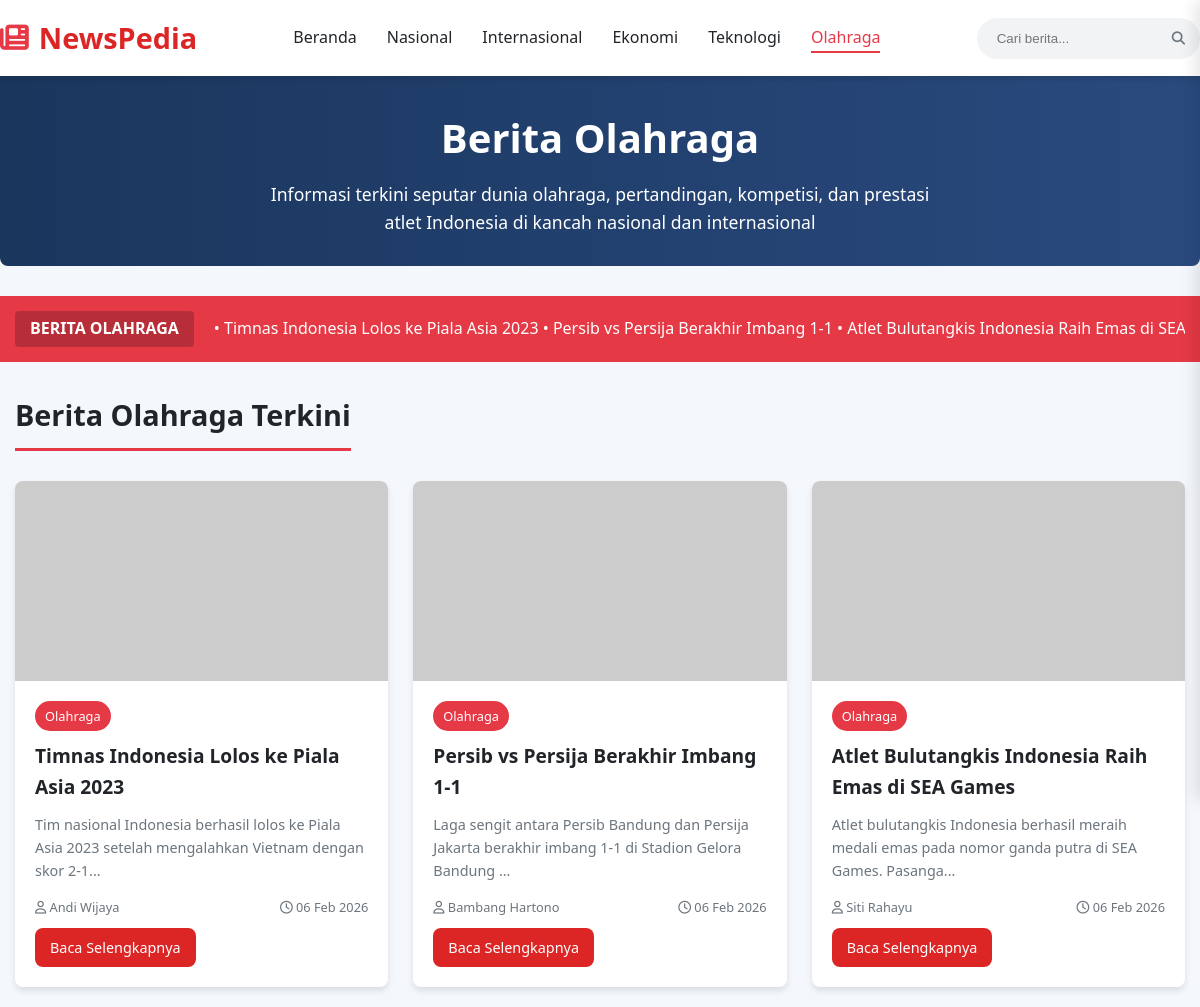
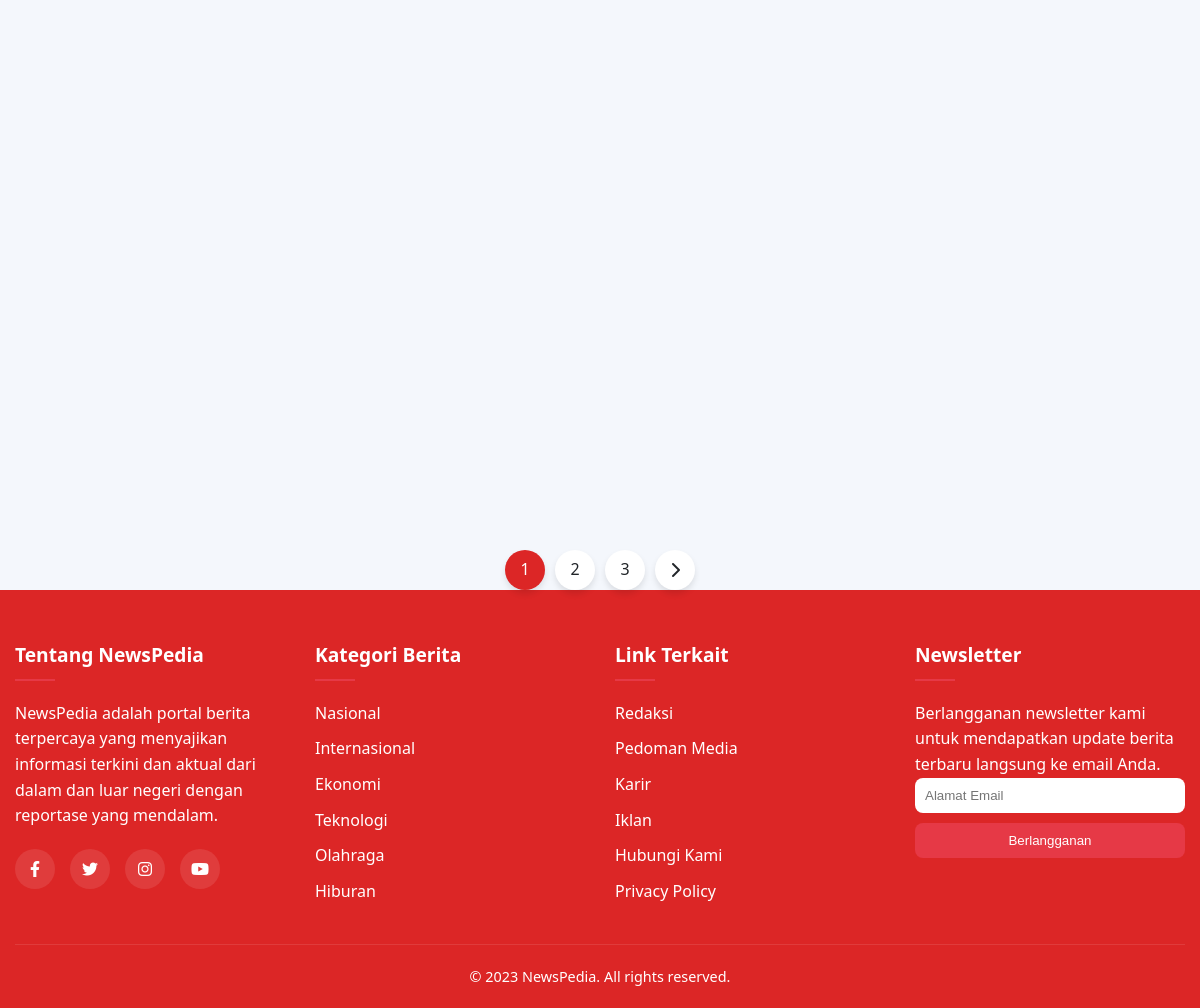
The app's page /olahraga.php with its own data (2 pictures, top to bottom).
### tables this page shows
CREATE TABLE berita (
    id INT(11) PRIMARY KEY AUTO_INCREMENT,
    judul VARCHAR(255) NOT NULL,
    isi TEXT NOT NULL,
    kategori ENUM('nasional', 'internasional', 'ekonomi', 'teknologi', 'olahraga') NOT NULL,
    gambar VARCHAR(255) NOT NULL,
    penulis VARCHAR(100) NOT NULL,
    tanggal_publish DATETIME DEFAULT CURRENT_TIMESTAMP
);

### config.php (called while the page is built, shortened)
<?php
if (!function_exists('getBerita')) {
    function getBerita($koneksi, $limit = null, $kategori = null, $search = null) {
        $query = "SELECT * FROM berita WHERE 1=1";
        if ($kategori) {
            $kategori_clean = mysqli_real_escape_string($koneksi, $kategori);
            $query .= " AND kategori = '$kategori_clean'";
        }
        $query .= " ORDER BY tanggal_publish DESC";
        $result = mysqli_query($koneksi, $query);
        $berita = [];
        while ($row = mysqli_fetch_assoc($result)) {
            $berita[] = $row;
        }
        return $berita;
    }
}
?>

### olahraga.php (the view, shortened to what this page needs)
<?php
include 'config.php';
$berita_olahraga = getBerita($koneksi, null, 'olahraga');
?>
<!DOCTYPE html>
<html lang="id">
<head>
    <link rel="stylesheet" href="https://cdnjs.cloudflare.com/ajax/libs/font-awesome/6.4.0/css/all.min.css">
</head>
<body>
    <header>
        <div class="container header-container">
            <div class="logo">
                <i class="fas fa-newspaper"></i>
                <span>NewsPedia</span>
            </div>
            <nav>
                <ul class="nav-menu">
                    <li><a href="index.php">Beranda</a></li>
                    <li><a href="nasional.php">Nasional</a></li>
                    <li><a href="internasional.php">Internasional</a></li>
                    <li><a href="ekonomi.php">Ekonomi</a></li>
                    <li><a href="teknologi.php">Teknologi</a></li>
                    <li><a href="olahraga.php" class="active">Olahraga</a></li>
                </ul>
            </nav>
            <form class="search-form" method="GET" action="olahraga.php">
                <input type="text" name="keyword" placeholder="Cari berita..." value="<?php echo isset($_GET['keyword']) ? htmlspecialchars($_GET['keyword']) : ''; ?>">
                <button type="submit" name="cari"><i class="fas fa-search"></i></button>
            </form>
        </div>
    </header>
    <section class="category-hero">
        <div class="container">
            <h1>Berita Olahraga</h1>
            <p>Informasi terkini seputar dunia olahraga, pertandingan, kompetisi, dan prestasi atlet Indonesia di kancah nasional dan internasional</p>
        </div>
    </section>
    <div class="breaking-news">
        <div class="container">
            <div class="ticker-container">
                <div class="ticker-label">BERITA OLAHRAGA</div>
                <div class="ticker-content">
                    • Timnas Indonesia Lolos ke Piala Asia 2023 • Persib vs Persija Berakhir Imbang 1-1 • Atlet Bulutangkis Indonesia Raih Emas di SEA Games • Formula 1: Max Verstappen Juara Musim Ini •
                </div>
            </div>
        </div>
    </div>
    <main class="container">
        <h2 class="section-title">Berita Olahraga Terkini</h2>
        <?php if (empty($berita_olahraga)): ?>
            <div style="text-align: center; padding: 40px 0; color: var(--gray-color);">
                <i class="fas fa-newspaper" style="font-size: 3rem; margin-bottom: 20px; display: block; opacity: 0.5;"></i>
                <p>Tidak ada berita olahraga saat ini.</p>
            </div>
        <?php else: ?>
            <div class="news-grid">
                <?php foreach ($berita_olahraga as $berita): ?>
                <div class="news-card">
                    <?php
                    $img_src = "https://placehold.co/600x400/ef4444/ffffff?text=" . urlencode($berita['judul']);
                    ?>
                    <img src="<?php echo $img_src; ?>"
                         alt="<?php echo htmlspecialchars($berita['judul']); ?>"
                         class="news-image"
                         onerror="this.onerror=null; this.src='https://placehold.co/600x400/ef4444/ffffff?text=Gambar+Tidak+Tersedia';">
                    <div class="news-content">
                        <span class="news-category"><?php echo isset($berita['kategori']) ? ucfirst($berita['kategori']) : 'Olahraga'; ?></span>
                        <h3 class="news-title">
                            <a href="detail_berita.php?id=<?php echo $berita['id']; ?>">
                                <?php echo htmlspecialchars($berita['judul']); ?>
                            </a>
                        </h3>
                        <p class="news-excerpt">
                            <?php
                            $isi = isset($berita['isi']) ? strip_tags($berita['isi']) : '';
                            echo substr($isi, 0, 100) . '...';
                            ?>
                        </p>
                        <div class="news-meta">
                            <span><i class="far fa-user"></i> <?php echo htmlspecialchars($berita['penulis']); ?></span>
                            <span><i class="far fa-clock"></i> <?php echo isset($berita['tanggal_publish']) ? date('d M Y', strtotime($berita['tanggal_publish'])) : ''; ?></span>
                        </div>
                        <a href="detail_berita.php?id=<?php echo $berita['id']; ?>" class="btn"
                           style="margin-top: 10px; padding: 8px 15px; font-size: 0.9rem; display: inline-block;">
                            Baca Selengkapnya
                        </a>
                    </div>
                </div>
                <?php endforeach; ?>
            </div>
        <?php endif; ?>
        <div class="pagination">
            <a href="#" class="active">1</a>
            <a href="#">2</a>
            <a href="#">3</a>
            <a href="#"><i class="fas fa-chevron-right"></i></a>
        </div>
    </main>
    <footer>
        <div class="container">
            <div class="footer-content">
                <div class="footer-column">
                    <h3>Tentang NewsPedia</h3>
                    <p>NewsPedia adalah portal berita terpercaya yang menyajikan informasi terkini dan aktual dari dalam dan luar negeri dengan reportase yang mendalam.</p>
                    <div class="social-links">
                        <a href="#"><i class="fab fa-facebook-f"></i></a>
                        <a href="#"><i class="fab fa-twitter"></i></a>
                        <a href="#"><i class="fab fa-instagram"></i></a>
                        <a href="#"><i class="fab fa-youtube"></i></a>
                    </div>
                </div>
                <div class="footer-column">
                    <h3>Kategori Berita</h3>
                    <ul>
                        <li><a href="nasional.php">Nasional</a></li>
                        <li><a href="internasional.php">Internasional</a></li>
                        <li><a href="ekonomi.php">Ekonomi</a></li>
                        <li><a href="teknologi.php">Teknologi</a></li>
                        <li><a href="olahraga.php">Olahraga</a></li>
                        <li><a href="#">Hiburan</a></li>
                    </ul>
                </div>
                <div class="footer-column">
                    <h3>Link Terkait</h3>
                    <ul>
                        <li><a href="#">Redaksi</a></li>
                        <li><a href="#">Pedoman Media</a></li>
                        <li><a href="#">Karir</a></li>
                        <li><a href="#">Iklan</a></li>
                        <li><a href="#">Hubungi Kami</a></li>
                        <li><a href="#">Privacy Policy</a></li>
                    </ul>
                </div>
                <div class="footer-column">
                    <h3>Newsletter</h3>
                    <p>Berlangganan newsletter kami untuk mendapatkan update berita terbaru langsung ke email Anda.</p>
                    <form>
                        <input type="email" placeholder="Alamat Email" style="padding: 10px; width: 100%; margin-bottom: 10px; border-radius: var(--radius); border: none;">
                        <button type="submit" class="btn" style="width: 100%; background-color: var(--accent-color);">Berlangganan</button>
                    </form>
                </div>
            </div>
            <div class="copyright">
                <p>&copy; 2023 NewsPedia. All rights reserved.</p>
            </div>
        </div>
    </footer>
</body>
</html>

### records on screen
berita: kategori "Olahraga", judul "Timnas Indonesia Lolos ke Piala Asia 2023", isi "Tim nasional Indonesia berhasil lolos ke Piala Asia 2023 setelah mengalahkan Vietnam dengan skor 2-1", penulis "Andi Wijaya", tanggal_publish "06 Feb 2026"
berita: kategori "Olahraga", judul "Persib vs Persija Berakhir Imbang 1-1", isi "Laga sengit antara Persib Bandung dan Persija Jakarta berakhir imbang 1-1 di Stadion Gelora Bandung", penulis "Bambang Hartono", tanggal_publish "06 Feb 2026"
berita: kategori "Olahraga", judul "Atlet Bulutangkis Indonesia Raih Emas di SEA Games", isi "Atlet bulutangkis Indonesia berhasil meraih medali emas pada nomor ganda putra di SEA Games. Pasanga", penulis "Siti Rahayu", tanggal_publish "06 Feb 2026"
